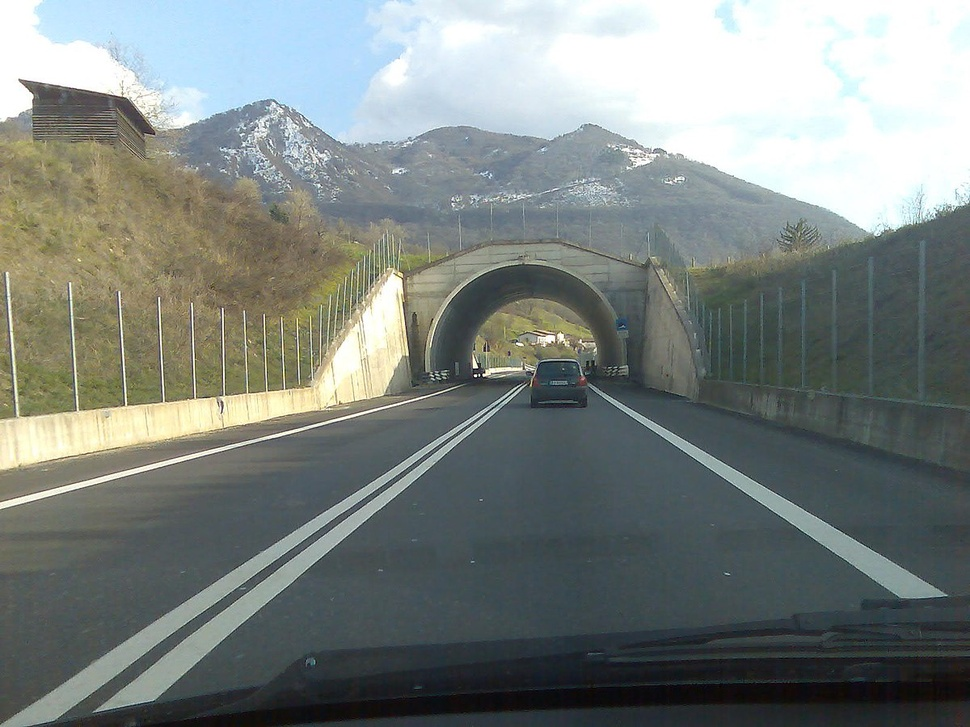
#> input picture Hough Transformation/road2.jpg, 970 x 727 px, shrunk from 1200 x 900 before the run
$ python trial.py
#> lines starting #> are read from the running program, lines starting #| are printed output that depends on the picture; after the words box and inside, x2 and y2 are one past the last pixel; in counts of white or black regions, pixels touching at a corner belong together
### Hough Transformation/ShapeDetector.py
import cv2
import numpy as np

class ShapeDetector():

    def __init__(self):
        self.line_img_path = ""
        self.original_line_img = None
        self.img_for_lines = None
        self.img_line_flag = False
        self.is_line_img_proccessed = False

    def load_line_image(self, file_path):
#> called with file_path = 'road2.jpg'
        self.line_img_path = file_path
        self.original_line_img = cv2.imread(self.line_img_path)
#> self.original_line_img is the input picture: shape (727, 970, 3); mean B, G, R 127.8, 131, 124
        self.img_for_lines = self.original_line_img.copy()
        self.img_line_flag = True

    def get_original_img(self):
        return self.original_line_img

    def convert_to_rgb(self, img):
        new_img = cv2.cvtColor(img, cv2.COLOR_BGR2RGB)
        return new_img

    def preprocess_images(self):

        # prepare variables
        k_size = (5,5)

        if self.img_line_flag == True:

            # if image is loaded, convert it to gray channel
            self.img_for_lines = cv2.cvtColor(self.img_for_lines, cv2.COLOR_BGR2GRAY)
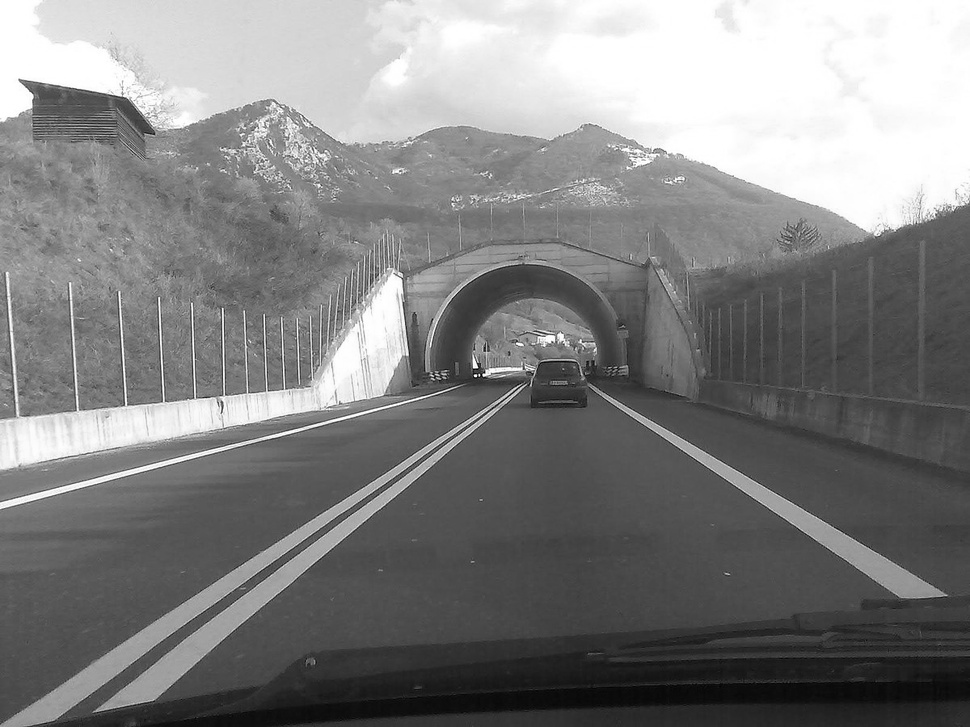
#> self.img_for_lines: shape (727, 970); min 1, max 255, mean 128.5

            # blur and make smooth image
            self.img_for_lines = cv2.GaussianBlur(self.img_for_lines, k_size, 0)

            # detect canny edges
            self.img_for_lines = cv2.Canny(self.img_for_lines, threshold1=150, threshold2=200)
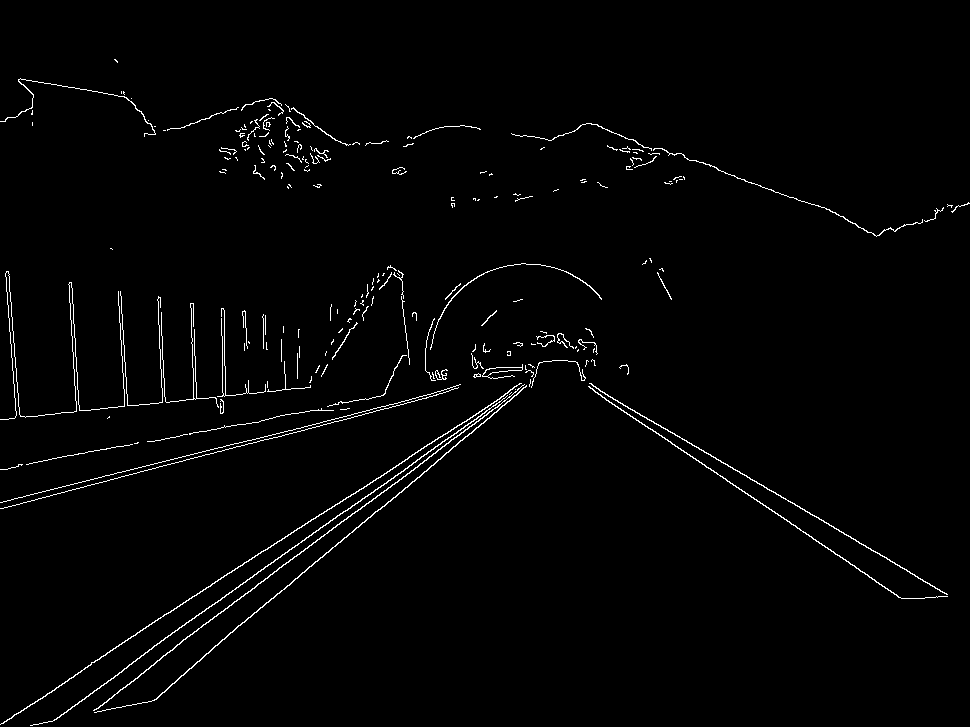
#> self.img_for_lines: shape (727, 970); 1.6% white in thin lines or dots

            self.is_line_img_proccessed = True


    def detect_lines(self) -> list:
        if self.is_line_img_proccessed == True:
            img = self.original_line_img.copy()
            lines = cv2.HoughLinesP(self.img_for_lines, 1, np.pi/180, 100, minLineLength=10, maxLineGap=20)
#> lines = 29 rows, first 6: [0, 502, 408, 400], [588, 386, 902, 598], [91, 662, 351, 494], [1, 419, 310, 387], [179, 677, 533, 379], [84, 668, 508, 392]
            if lines is not None:
                for line in lines:
                    for x1,y1,x2,y2 in line:
                        cv2.line(img, (x1,y1), (x2,y2), [255,0,0], 2)
#> this loop made 29 passes
#> line on passes 1 to 12: [[0, 502, 408, 400]], [[588, 386, 902, 598]], [[91, 662, 351, 494]], [[1, 419, 310, 387]], [[179, 677, 533, 379]], [[84, 668, 508, 392]], [[93, 710, 173, 649]], [[165, 637, 530, 381]], [[581, 380, 850, 536]], [[141, 673, 392, 484]], [[137, 658, 280, 557]], [[692, 445, 914, 574]]
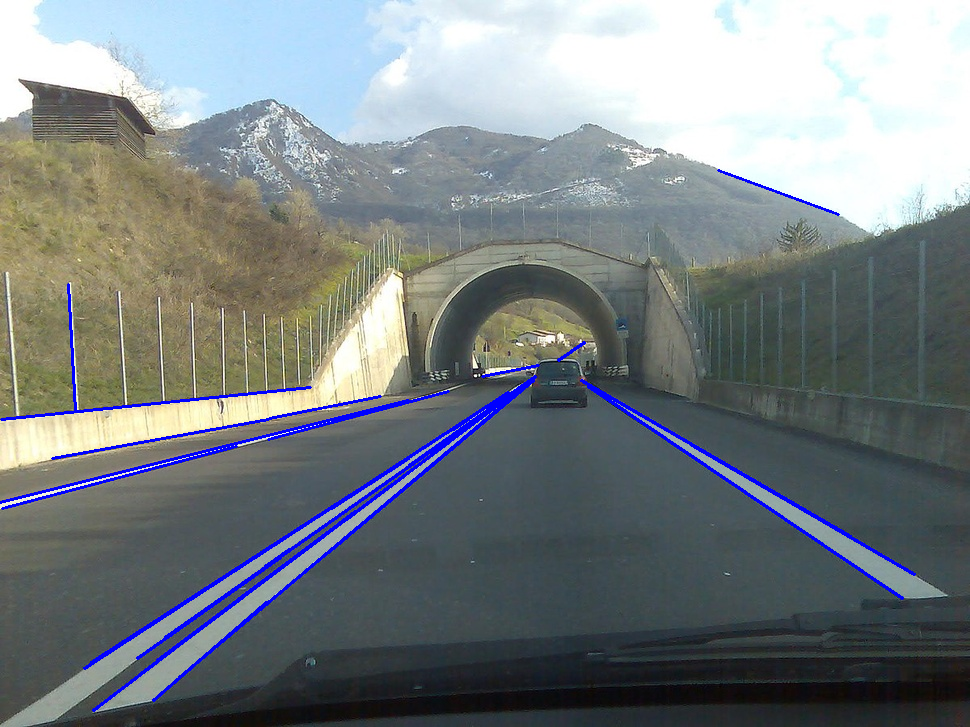
#> img: shape (727, 970, 3); 2.18% of pixels changed, all inside (x1, y1, x2, y2) = (0, 169, 916, 712)
            return [len(lines), img]
    # lines = [ [x1,y1,x2,y2], [x1,y1,x2,y2], [x1,y1,x2,y2] ]

### Hough Transformation/trial.py
import cv2
from ShapeDetector import ShapeDetector

detector = ShapeDetector()

detector.load_line_image("road2.jpg")
detector.preprocess_images()

num_lines, plotted_img = detector.detect_lines()
#> num_lines = 29
print(num_lines)
#| 29

cv2.imshow("Window", plotted_img)
key = cv2.waitKey()
#> (key Esc is pressed here)
cv2.destroyAllWindows()

$ run again, with Hough Transformation/road1.jpeg copied over Hough Transformation/road2.jpg
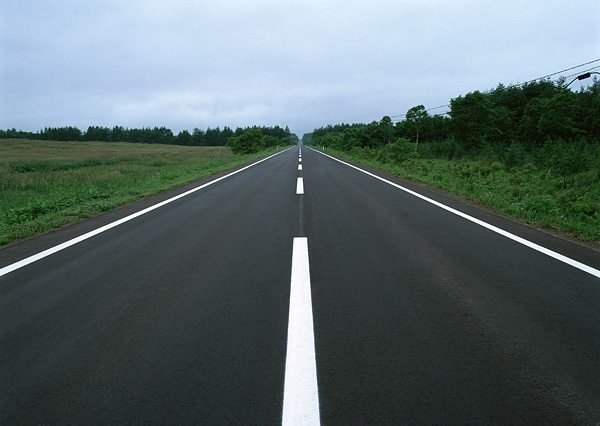
#> input picture Hough Transformation/road1.jpeg, 600 x 426 px
#> in load_line_image, self.original_line_img is the input picture: shape (426, 600, 3); mean B, G, R 108.5, 106.7, 92.6
#> in preprocess_images, `self.img_for_lines = cv2.Canny(self.img_for_lines, threshold1=150, thr..`:
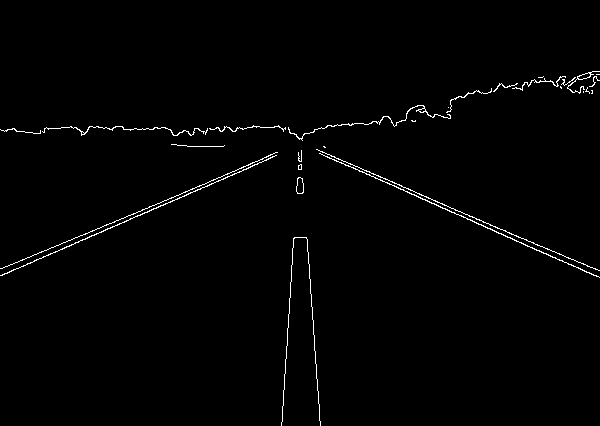
#> self.img_for_lines: shape (426, 600); 1.2% white in thin lines or dots, all inside (x1, y1, x2, y2) = (0, 71, 600, 426)
#> lines = [[319, 153, 599, 277], [403, 187, 598, 270], [7, 266, 277, 152], [307, 239, 320, 425], [50, 253, 248, 168], [281, 425, 294, 237], [316, 149, 479, 219], [4, 273, 149, 211]]
#> the loop in detect_lines, `for line in lines:` made 8 passes
#> after the loop in detect_lines, `for line in lines:`:
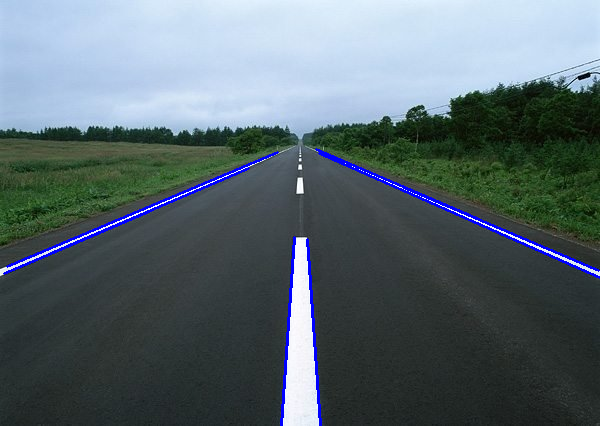
#> img: shape (426, 600, 3); 1.68% of pixels changed, all inside (x1, y1, x2, y2) = (3, 148, 600, 426)
#> num_lines = 8
#| 8
